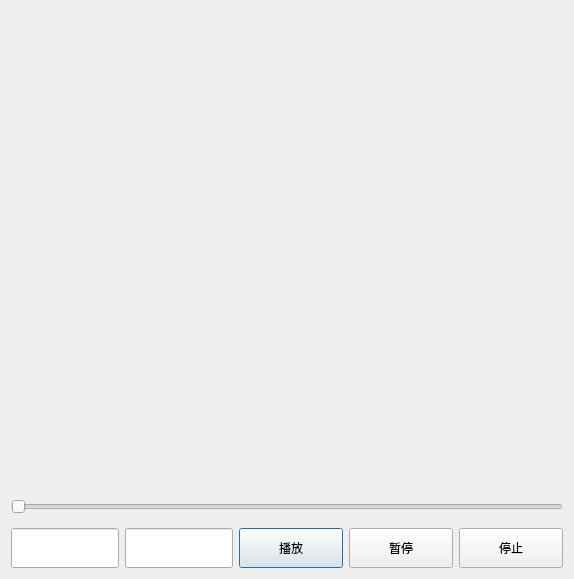
<?xml version="1.0" encoding="UTF-8"?>
<ui version="4.0">
 <class>Popvideo</class>
 <widget class="QDialog" name="Popvideo">
  <property name="geometry">
   <rect>
    <x>0</x>
    <y>0</y>
    <width>574</width>
    <height>579</height>
   </rect>
  </property>
  <property name="sizePolicy">
   <sizepolicy hsizetype="Expanding" vsizetype="Expanding">
    <horstretch>0</horstretch>
    <verstretch>0</verstretch>
   </sizepolicy>
  </property>
  <property name="windowTitle">
   <string>Dialog</string>
  </property>
  <layout class="QGridLayout" name="gridLayout">
   <item row="0" column="0" colspan="5">
    <widget class="QWidget" name="widget" native="true">
     <property name="focusPolicy">
      <enum>Qt::NoFocus</enum>
     </property>
     <property name="autoFillBackground">
      <bool>true</bool>
     </property>
    </widget>
   </item>
   <item row="1" column="0" colspan="5">
    <widget class="QSlider" name="ProgressSlider">
     <property name="maximumSize">
      <size>
       <width>16777215</width>
       <height>30</height>
      </size>
     </property>
     <property name="orientation">
      <enum>Qt::Horizontal</enum>
     </property>
    </widget>
   </item>
   <item row="2" column="0">
    <widget class="QLineEdit" name="lineEdit_Currenttime">
     <property name="sizePolicy">
      <sizepolicy hsizetype="Expanding" vsizetype="Preferred">
       <horstretch>0</horstretch>
       <verstretch>0</verstretch>
      </sizepolicy>
     </property>
     <property name="maximumSize">
      <size>
       <width>16777215</width>
       <height>40</height>
      </size>
     </property>
    </widget>
   </item>
   <item row="2" column="1">
    <widget class="QLineEdit" name="lineEdit_Time">
     <property name="sizePolicy">
      <sizepolicy hsizetype="Expanding" vsizetype="Preferred">
       <horstretch>0</horstretch>
       <verstretch>0</verstretch>
      </sizepolicy>
     </property>
     <property name="maximumSize">
      <size>
       <width>16777215</width>
       <height>40</height>
      </size>
     </property>
    </widget>
   </item>
   <item row="2" column="2">
    <widget class="QPushButton" name="pushButton_Play">
     <property name="sizePolicy">
      <sizepolicy hsizetype="Expanding" vsizetype="Preferred">
       <horstretch>0</horstretch>
       <verstretch>0</verstretch>
      </sizepolicy>
     </property>
     <property name="maximumSize">
      <size>
       <width>16777215</width>
       <height>40</height>
      </size>
     </property>
     <property name="text">
      <string>播放</string>
     </property>
    </widget>
   </item>
   <item row="2" column="3">
    <widget class="QPushButton" name="pushButton_Pause">
     <property name="sizePolicy">
      <sizepolicy hsizetype="Expanding" vsizetype="Preferred">
       <horstretch>0</horstretch>
       <verstretch>0</verstretch>
      </sizepolicy>
     </property>
     <property name="maximumSize">
      <size>
       <width>16777215</width>
       <height>40</height>
      </size>
     </property>
     <property name="text">
      <string>暂停</string>
     </property>
    </widget>
   </item>
   <item row="2" column="4">
    <widget class="QPushButton" name="pushButton_Stop">
     <property name="sizePolicy">
      <sizepolicy hsizetype="Expanding" vsizetype="Fixed">
       <horstretch>0</horstretch>
       <verstretch>0</verstretch>
      </sizepolicy>
     </property>
     <property name="maximumSize">
      <size>
       <width>16777215</width>
       <height>40</height>
      </size>
     </property>
     <property name="text">
      <string>停止</string>
     </property>
    </widget>
   </item>
  </layout>
 </widget>
 <resources/>
 <connections/>
</ui>
